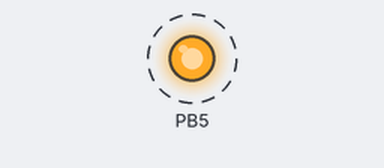
Bench run of a program on a simulated ATmega328P, built with avr-gcc and emulated at 16 MHz. Parts: output pins drawn as LEDs (lit = HIGH). Dashed ring = blinking.

Above: at 0.2 s.
Timing chart, 0 to 3.0 s (numbered marks = the images above):
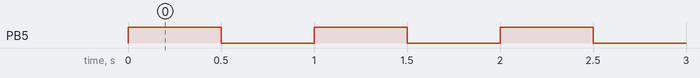

Measured:
- by itself, PB5: alternates HIGH for 0.50 s and LOW for 0.50 s

The program:

main.c
```c
#include <avr/io.h>
#include <util/delay.h>

// Define the clock frequency (important for delay functions)
#ifndef F_CPU
#define F_CPU 16000000UL // 16 MHz clock speed
#endif

int main(void)
{
    // Set PB5 (Pin 13 on Arduino Uno) as an output
    // DDRB is the Data Direction Register for Port B
    // (1 << PB5) sets the 5th bit of DDRB to 1 (Output)
    DDRB |= (1 << PB5);

    while (1)
    {
        // Toggle the LED ON
        // PORTB is the Port Register, controls the output state
        // The XOR assignment (^) flips the current state of PB5
        PORTB ^= (1 << PB5);

        // Wait for 500 milliseconds
        _delay_ms(500);
    }

    return 0; // Should never be reached
}
```
